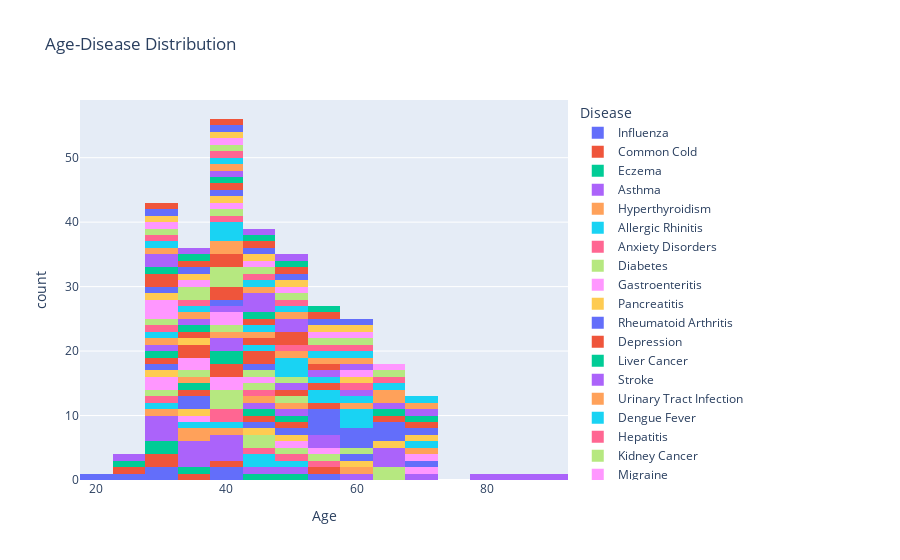

The notebook cell saved with this chart:
### Code cell
fig = px.histogram(df, x='Age', title='Age-Disease Distribution', color='Disease')
fig.show()
